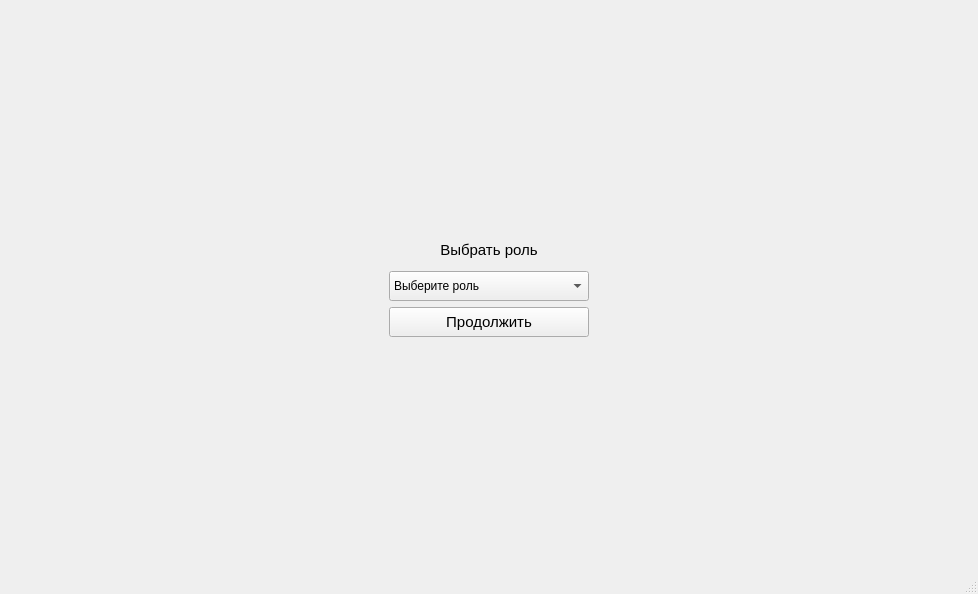
<?xml version="1.0" encoding="UTF-8"?>
<ui version="4.0">
 <class>MainWindow</class>
 <widget class="QMainWindow" name="MainWindow">
  <property name="geometry">
   <rect>
    <x>0</x>
    <y>0</y>
    <width>978</width>
    <height>594</height>
   </rect>
  </property>
  <property name="windowTitle">
   <string>MainWindow</string>
  </property>
  <widget class="QWidget" name="centralwidget">
   <layout class="QVBoxLayout" name="verticalLayout">
    <item>
     <layout class="QGridLayout" name="gridLayout_2">
      <item row="1" column="1">
       <widget class="QLabel" name="label">
        <property name="minimumSize">
         <size>
          <width>200</width>
          <height>30</height>
         </size>
        </property>
        <property name="font">
         <font>
          <pointsize>11</pointsize>
         </font>
        </property>
        <property name="text">
         <string>Выбрать роль</string>
        </property>
        <property name="alignment">
         <set>Qt::AlignCenter</set>
        </property>
       </widget>
      </item>
      <item row="3" column="1">
       <widget class="QPushButton" name="pushButton">
        <property name="minimumSize">
         <size>
          <width>200</width>
          <height>30</height>
         </size>
        </property>
        <property name="font">
         <font>
          <pointsize>11</pointsize>
         </font>
        </property>
        <property name="text">
         <string>Продолжить</string>
        </property>
       </widget>
      </item>
      <item row="4" column="1">
       <spacer name="verticalSpacer">
        <property name="orientation">
         <enum>Qt::Vertical</enum>
        </property>
        <property name="sizeHint" stdset="0">
         <size>
          <width>20</width>
          <height>40</height>
         </size>
        </property>
       </spacer>
      </item>
      <item row="2" column="2">
       <spacer name="horizontalSpacer">
        <property name="orientation">
         <enum>Qt::Horizontal</enum>
        </property>
        <property name="sizeHint" stdset="0">
         <size>
          <width>40</width>
          <height>20</height>
         </size>
        </property>
       </spacer>
      </item>
      <item row="0" column="1">
       <spacer name="verticalSpacer_2">
        <property name="orientation">
         <enum>Qt::Vertical</enum>
        </property>
        <property name="sizeHint" stdset="0">
         <size>
          <width>20</width>
          <height>40</height>
         </size>
        </property>
       </spacer>
      </item>
      <item row="2" column="0">
       <spacer name="horizontalSpacer_2">
        <property name="orientation">
         <enum>Qt::Horizontal</enum>
        </property>
        <property name="sizeHint" stdset="0">
         <size>
          <width>40</width>
          <height>20</height>
         </size>
        </property>
       </spacer>
      </item>
      <item row="2" column="1">
       <widget class="QComboBox" name="comboBox">
        <property name="sizePolicy">
         <sizepolicy hsizetype="Fixed" vsizetype="Fixed">
          <horstretch>0</horstretch>
          <verstretch>0</verstretch>
         </sizepolicy>
        </property>
        <property name="minimumSize">
         <size>
          <width>200</width>
          <height>30</height>
         </size>
        </property>
        <item>
         <property name="text">
          <string>Выберите роль</string>
         </property>
        </item>
        <item>
         <property name="text">
          <string>Ученик</string>
         </property>
        </item>
        <item>
         <property name="text">
          <string>Учитель</string>
         </property>
        </item>
       </widget>
      </item>
     </layout>
    </item>
   </layout>
  </widget>
  <widget class="QMenuBar" name="menubar">
   <property name="geometry">
    <rect>
     <x>0</x>
     <y>0</y>
     <width>978</width>
     <height>26</height>
    </rect>
   </property>
  </widget>
  <widget class="QStatusBar" name="statusbar"/>
 </widget>
 <resources/>
 <connections/>
</ui>
